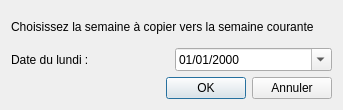
<?xml version="1.0" encoding="UTF-8"?>
<ui version="4.0">
 <class>CopyTimeslots</class>
 <widget class="QDialog" name="CopyTimeslots">
  <property name="geometry">
   <rect>
    <x>0</x>
    <y>0</y>
    <width>343</width>
    <height>110</height>
   </rect>
  </property>
  <property name="windowTitle">
   <string>Dialog</string>
  </property>
  <layout class="QVBoxLayout" name="verticalLayout">
   <item>
    <widget class="QLabel" name="label">
     <property name="text">
      <string>Choisissez la semaine à copier vers la semaine courante</string>
     </property>
    </widget>
   </item>
   <item>
    <layout class="QHBoxLayout" name="horizontalLayout">
     <item>
      <widget class="QLabel" name="label_2">
       <property name="text">
        <string>Date du lundi :</string>
       </property>
      </widget>
     </item>
     <item>
      <widget class="QDateEdit" name="dateEdit">
       <property name="displayFormat">
        <string>dd/MM/yyyy</string>
       </property>
       <property name="calendarPopup">
        <bool>true</bool>
       </property>
      </widget>
     </item>
    </layout>
   </item>
   <item>
    <layout class="QHBoxLayout" name="horizontalLayout_2">
     <item>
      <spacer name="horizontalSpacer">
       <property name="orientation">
        <enum>Qt::Horizontal</enum>
       </property>
       <property name="sizeHint" stdset="0">
        <size>
         <width>40</width>
         <height>20</height>
        </size>
       </property>
      </spacer>
     </item>
     <item>
      <widget class="QPushButton" name="OKButton">
       <property name="text">
        <string>OK</string>
       </property>
      </widget>
     </item>
     <item>
      <widget class="QPushButton" name="pushButton_2">
       <property name="text">
        <string>Annuler</string>
       </property>
      </widget>
     </item>
    </layout>
   </item>
  </layout>
 </widget>
 <resources/>
 <connections>
  <connection>
   <sender>pushButton_2</sender>
   <signal>clicked()</signal>
   <receiver>CopyTimeslots</receiver>
   <slot>accept()</slot>
   <hints>
    <hint type="sourcelabel">
     <x>302</x>
     <y>87</y>
    </hint>
    <hint type="destinationlabel">
     <x>331</x>
     <y>103</y>
    </hint>
   </hints>
  </connection>
 </connections>
</ui>
